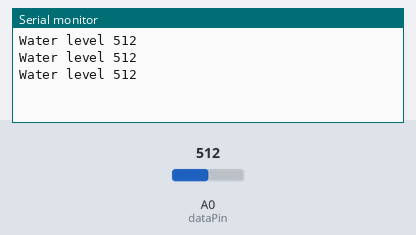
Bench run of a sketch on a simulated Arduino Uno, built with avr-gcc and run on an emulated ATmega328P. Shown: the last lines printed to the serial monitor. The inputs (shaded band) are chosen by the test bench; at power-on: A0 (dataPin) = 512.

Above: at 1.5 s.
1.6 s: A0 (dataPin) set to 716
At 2.5 s:
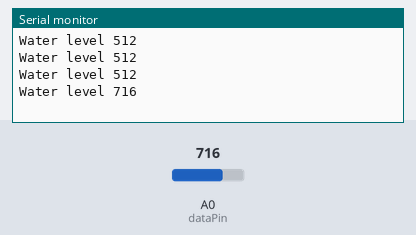
3.1 s: A0 (dataPin) set to 900
At 4.1 s:
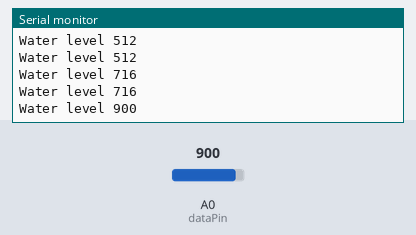
Timing chart, 0 to 6.1 s (numbered marks = the images above; inputs shaded):
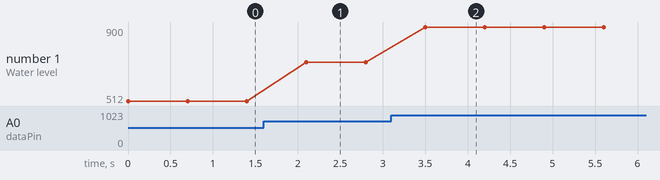

Measured:
- after the input at 1.6 s, the serial monitor: prints a new line after 0.50 s (image 1)
- after the input at 3.1 s, the serial monitor: prints a new line after 0.40 s (image 2)
- plotted number 1: 512 → 716 after the input at 1.6 s, 716 → 900 after the input at 3.1 s

The sketch:

water-level-sensor.ino
```cpp
int dataPin = A0;
void setup() {
  Serial.begin(9600);
  pinMode(dataPin, INPUT);

}

void loop() {
  Serial.print("Water level ");
  Serial.println(analogRead(dataPin));
  delay(700);
}
```
